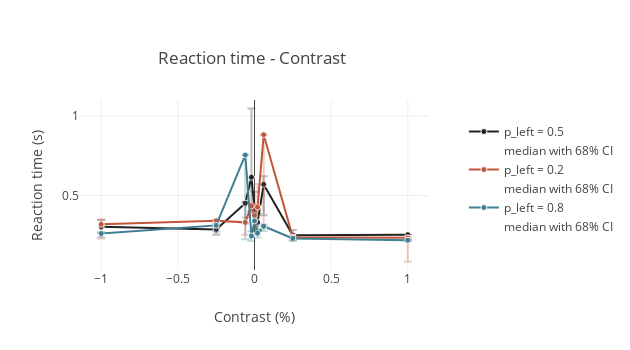

Notebook source saved alongside this figure:
### Code cell
subj_uuid = (subject.Subject & 'subject_nickname="IBL_13"').fetch1('subject_uuid')
key = {'subject_uuid': subj_uuid,
   'session_date': datetime.date(2019, 4, 8)}
sessions = behavior_analyses.BehavioralSummaryByDate.PsychResults * behavior_analyses.BehavioralSummaryByDate.ReactionTimeContrast & key

data = []

for session in sessions.fetch('KEY'):
    contrasts, prob_left, reaction_time, ci_low, ci_high = \
        (sessions & session).fetch1(
            'signed_contrasts', 'prob_left', 'reaction_time_contrast', 
            'reaction_time_ci_low', 'reaction_time_ci_high')
    error_low = reaction_time - ci_low
    error_high = ci_high - reaction_time
    
    curve_color, error_color = putils.get_color(prob_left, 0.3)

    rt_data = go.Scatter(
        x=contrasts.tolist(),
        y=reaction_time.tolist(),
        marker=dict(
            size=6,
            color=curve_color,
            line=dict(
                color='white',
                width=1
            )
        ),
        mode='markers+lines',
        name=f'p_left = {prob_left}'
    )

    rt_errorbar = go.Scatter(
        x=contrasts.tolist(),
        y=reaction_time.tolist(),
        error_y=dict(
            type='data',
            array=error_high.tolist(),
            arrayminus=error_low.tolist(),
            visible=True,
            color=error_color
        ),
        marker=dict(
            size=6,
        ),
        mode='none',
        name='median with 68% CI',
    )
    
    data.append(rt_data)
    data.append(rt_errorbar)

layout = go.Layout(
    width=630,
    height=350,
    title=dict(
        text='Reaction time - Contrast',
        x=0.25,
        y=0.85
    ), 
    xaxis=dict(
        title='Contrast (%)'), 
    yaxis=dict(
        title='Reaction time (s)'),
    legend=dict(
        x=1.1, 
        y=0.9,
        orientation='v'),
)


fig = go.Figure(data=data, layout=layout)
plotly.offline.iplot(fig)

### Figure 1 — Plotly figure (JSON) as saved in the notebook; plotly's stock layout.template omitted (floating-point values rounded to 4 significant figures)
{"data": [{"marker": {"color": "rgba(0.133, 0.133, 0.133, 1.0)", "line": {"color": "white", "width": 1}, "size": 6}, "mode": "markers+lines", "name": "p_left = 0.5", "type": "scatter", "uid": "3a9b62e0-1049-426a-a5d5-2d96faf6ec06", "x": [-1, -0.25, -0.06, -0.02, 0, 0.02, 0.06, 0.25, 1], "y": [0.3042, 0.2871, 0.4509, 0.6142, 0.4179, 0.332, 0.5697, 0.2504, 0.2542]}, {"error_y": {"array": [0.04385, 0.023, 0.008, 0.4321, 0.1055, 0.05535, 0.0519, 0.0324, 0], "arrayminus": [0.03585, 0.03295, 0.1258, 0.2131, 0.1397, 0.05285, 0.1945, 0.0193, 0.0342], "color": "rgba(0.133, 0.133, 0.133, 0.3)", "type": "data", "visible": true}, "marker": {"size": 6}, "mode": "none", "name": "median with 68% CI", "type": "scatter", "uid": "814c20fd-d670-44a5-a27e-281cd565a745", "x": [-1, -0.25, -0.06, -0.02, 0, 0.02, 0.06, 0.25, 1], "y": [0.3042, 0.2871, 0.4509, 0.6142, 0.4179, 0.332, 0.5697, 0.2504, 0.2542]}, {"marker": {"color": "rgba(0.7634747047461135, 0.3348456555528834, 0.225892295531744, 1.0)", "line": {"color": "white", "width": 1}, "size": 6}, "mode": "markers+lines", "name": "p_left = 0.2", "type": "scatter", "uid": "42d19840-3c11-4088-be7f-378f4d51fe63", "x": [-1, -0.25, -0.06, -0.02, 0, 0.02, 0.06, 0.25, 1], "y": [0.3193, 0.3408, 0.3313, 0.4346, 0.3734, 0.4271, 0.8816, 0.2373, 0.2344]}, {"error_y": {"array": [0.029, 0.009, 0.0307, 0.0162, 0.0689, 0.144, 0, 0, 0], "arrayminus": [0.08935, 0.0453, 0.0778, 0.04145, 0.0895, 0.1464, 0.572, 0.0181, 0.1489], "color": "rgba(0.7634747047461135, 0.3348456555528834, 0.225892295531744, 0.3)", "type": "data", "visible": true}, "marker": {"size": 6}, "mode": "none", "name": "median with 68% CI", "type": "scatter", "uid": "a803651d-0fb8-4822-8fd0-b27881d54112", "x": [-1, -0.25, -0.06, -0.02, 0, 0.02, 0.06, 0.25, 1], "y": [0.3193, 0.3408, 0.3313, 0.4346, 0.3734, 0.4271, 0.8816, 0.2373, 0.2344]}, {"marker": {"color": "rgba(0.24715576253545807, 0.49918708160096675, 0.5765599057376697, 1.0)", "line": {"color": "white", "width": 1}, "size": 6}, "mode": "markers+lines", "name": "p_left = 0.8", "type": "scatter", "uid": "a45ca5ab-7301-4e6a-9d8f-fa93db21f33f", "x": [-1, -0.25, -0.06, -0.02, 0, 0.02, 0.06, 0.25, 1], "y": [0.2609, 0.3122, 0.7545, 0.2459, 0.3404, 0.2631, 0.3065, 0.2305, 0.2197]}, {"error_y": {"array": [0.00605, 0.0114, 0, 0.0302, 0.04475, 0.012, 0.0116, 0.0107, 0.0062], "arrayminus": [0.02245, 0.03975, 0.529, 0.0313, 0.0635, 0.0265, 0.0295, 0.0168, 0.0083], "color": "rgba(0.24715576253545807, 0.49918708160096675, 0.5765599057376697, 0.3)", "type": "data", "visible": true}, "marker": {"size": 6}, "mode": "none", "name": "median with 68% CI", "type": "scatter", "uid": "71bb6ecd-b0b4-47cc-9870-96ba04eaa82b", "x": [-1, -0.25, -0.06, -0.02, 0, 0.02, 0.06, 0.25, 1], "y": [0.2609, 0.3122, 0.7545, 0.2459, 0.3404, 0.2631, 0.3065, 0.2305, 0.2197]}], "layout": {"height": 350, "legend": {"orientation": "v", "x": 1.1, "y": 0.9}, "title": {"text": "Reaction time - Contrast", "x": 0.25, "y": 0.85}, "width": 630, "xaxis": {"title": {"text": "Contrast (%)"}}, "yaxis": {"title": {"text": "Reaction time (s)"}}}}
